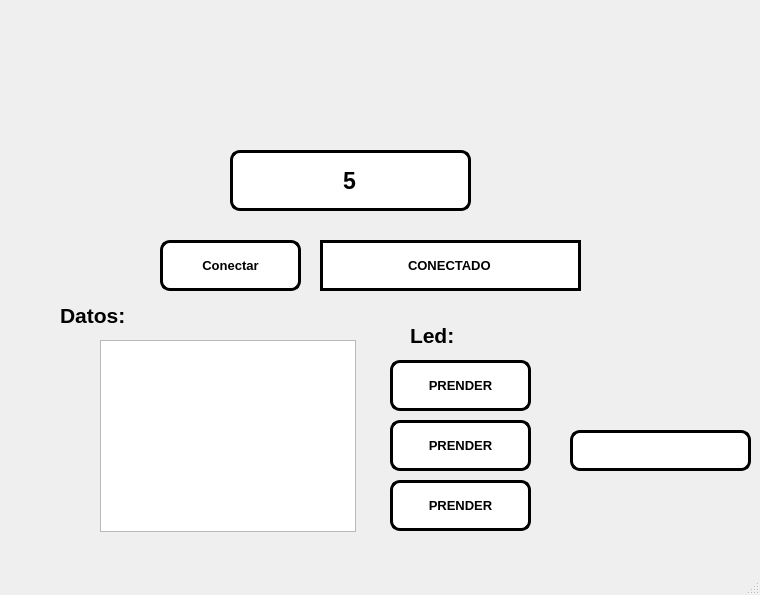
<?xml version="1.0" encoding="UTF-8"?>
<ui version="4.0">
 <class>MainWindow</class>
 <widget class="QMainWindow" name="MainWindow">
  <property name="geometry">
   <rect>
    <x>0</x>
    <y>0</y>
    <width>760</width>
    <height>595</height>
   </rect>
  </property>
  <property name="windowTitle">
   <string>MainWindow</string>
  </property>
  <widget class="QWidget" name="centralwidget">
   <widget class="QLineEdit" name="txt_temporizador">
    <property name="geometry">
     <rect>
      <x>570</x>
      <y>430</y>
      <width>181</width>
      <height>41</height>
     </rect>
    </property>
    <property name="font">
     <font>
      <pointsize>25</pointsize>
      <weight>75</weight>
      <bold>true</bold>
     </font>
    </property>
    <property name="styleSheet">
     <string notr="true">background-color: rgb(255, 255, 255);
border-radius: 10px;
border: 3px solid black</string>
    </property>
    <property name="alignment">
     <set>Qt::AlignCenter</set>
    </property>
   </widget>
   <widget class="QLabel" name="label_2">
    <property name="geometry">
     <rect>
      <x>10</x>
      <y>20</y>
      <width>151</width>
      <height>111</height>
     </rect>
    </property>
    <property name="styleSheet">
     <string notr="true"/>
    </property>
    <property name="text">
     <string/>
    </property>
    <property name="pixmap">
     <pixmap resource="../../Archivos/Recursos.qrc">:/Recursos/logo_izquierdo.png</pixmap>
    </property>
    <property name="scaledContents">
     <bool>true</bool>
    </property>
   </widget>
   <widget class="QLabel" name="label_3">
    <property name="geometry">
     <rect>
      <x>570</x>
      <y>20</y>
      <width>161</width>
      <height>111</height>
     </rect>
    </property>
    <property name="styleSheet">
     <string notr="true"/>
    </property>
    <property name="text">
     <string/>
    </property>
    <property name="pixmap">
     <pixmap resource="../../Archivos/Recursos.qrc">:/Recursos/logo_derecho.png</pixmap>
    </property>
    <property name="scaledContents">
     <bool>true</bool>
    </property>
   </widget>
   <widget class="QLabel" name="label_4">
    <property name="geometry">
     <rect>
      <x>580</x>
      <y>310</y>
      <width>161</width>
      <height>121</height>
     </rect>
    </property>
    <property name="styleSheet">
     <string notr="true"/>
    </property>
    <property name="text">
     <string/>
    </property>
    <property name="pixmap">
     <pixmap>:/Fotos/kirby buchon.jpg</pixmap>
    </property>
    <property name="scaledContents">
     <bool>true</bool>
    </property>
   </widget>
   <widget class="QPushButton" name="btn_accion">
    <property name="geometry">
     <rect>
      <x>160</x>
      <y>240</y>
      <width>141</width>
      <height>51</height>
     </rect>
    </property>
    <property name="font">
     <font>
      <pointsize>10</pointsize>
      <weight>75</weight>
      <bold>true</bold>
     </font>
    </property>
    <property name="styleSheet">
     <string notr="true">background-color: rgb(255, 255, 255);
border-radius: 10px;
border: 3px solid black</string>
    </property>
    <property name="text">
     <string>Conectar</string>
    </property>
   </widget>
   <widget class="QLineEdit" name="txt_estado">
    <property name="geometry">
     <rect>
      <x>320</x>
      <y>240</y>
      <width>261</width>
      <height>51</height>
     </rect>
    </property>
    <property name="font">
     <font>
      <pointsize>10</pointsize>
      <weight>75</weight>
      <bold>true</bold>
     </font>
    </property>
    <property name="styleSheet">
     <string notr="true">background-color: rgb(255, 255, 255);
border: 3px solid black
</string>
    </property>
    <property name="text">
     <string>CONECTADO</string>
    </property>
    <property name="alignment">
     <set>Qt::AlignCenter</set>
    </property>
   </widget>
   <widget class="QLineEdit" name="txt_com">
    <property name="geometry">
     <rect>
      <x>230</x>
      <y>150</y>
      <width>241</width>
      <height>61</height>
     </rect>
    </property>
    <property name="font">
     <font>
      <pointsize>17</pointsize>
      <weight>75</weight>
      <bold>true</bold>
     </font>
    </property>
    <property name="styleSheet">
     <string notr="true">background-color: rgb(255, 255, 255);
border-radius: 10px;
border: 3px solid black</string>
    </property>
    <property name="text">
     <string>5</string>
    </property>
    <property name="alignment">
     <set>Qt::AlignCenter</set>
    </property>
   </widget>
   <widget class="QListWidget" name="lista_datos">
    <property name="geometry">
     <rect>
      <x>100</x>
      <y>340</y>
      <width>256</width>
      <height>192</height>
     </rect>
    </property>
   </widget>
   <widget class="QLabel" name="label">
    <property name="geometry">
     <rect>
      <x>60</x>
      <y>300</y>
      <width>91</width>
      <height>31</height>
     </rect>
    </property>
    <property name="font">
     <font>
      <pointsize>16</pointsize>
      <weight>75</weight>
      <bold>true</bold>
     </font>
    </property>
    <property name="styleSheet">
     <string notr="true"/>
    </property>
    <property name="text">
     <string>Datos:</string>
    </property>
   </widget>
   <widget class="QLabel" name="label_5">
    <property name="geometry">
     <rect>
      <x>410</x>
      <y>320</y>
      <width>91</width>
      <height>31</height>
     </rect>
    </property>
    <property name="font">
     <font>
      <pointsize>16</pointsize>
      <weight>75</weight>
      <bold>true</bold>
     </font>
    </property>
    <property name="styleSheet">
     <string notr="true"/>
    </property>
    <property name="text">
     <string>Led:</string>
    </property>
   </widget>
   <widget class="QPushButton" name="btn_led0">
    <property name="geometry">
     <rect>
      <x>390</x>
      <y>360</y>
      <width>141</width>
      <height>51</height>
     </rect>
    </property>
    <property name="font">
     <font>
      <pointsize>10</pointsize>
      <weight>75</weight>
      <bold>true</bold>
     </font>
    </property>
    <property name="styleSheet">
     <string notr="true">background-color: rgb(255, 255, 255);
border-radius: 10px;
border: 3px solid black</string>
    </property>
    <property name="text">
     <string>PRENDER</string>
    </property>
   </widget>
   <widget class="QPushButton" name="btn_led1">
    <property name="geometry">
     <rect>
      <x>390</x>
      <y>420</y>
      <width>141</width>
      <height>51</height>
     </rect>
    </property>
    <property name="font">
     <font>
      <pointsize>10</pointsize>
      <weight>75</weight>
      <bold>true</bold>
     </font>
    </property>
    <property name="styleSheet">
     <string notr="true">background-color: rgb(255, 255, 255);
border-radius: 10px;
border: 3px solid black</string>
    </property>
    <property name="text">
     <string>PRENDER</string>
    </property>
   </widget>
   <widget class="QPushButton" name="btn_led2">
    <property name="geometry">
     <rect>
      <x>390</x>
      <y>480</y>
      <width>141</width>
      <height>51</height>
     </rect>
    </property>
    <property name="font">
     <font>
      <pointsize>10</pointsize>
      <weight>75</weight>
      <bold>true</bold>
     </font>
    </property>
    <property name="styleSheet">
     <string notr="true">background-color: rgb(255, 255, 255);
border-radius: 10px;
border: 3px solid black</string>
    </property>
    <property name="text">
     <string>PRENDER</string>
    </property>
   </widget>
  </widget>
  <widget class="QMenuBar" name="menubar">
   <property name="geometry">
    <rect>
     <x>0</x>
     <y>0</y>
     <width>760</width>
     <height>26</height>
    </rect>
   </property>
  </widget>
  <widget class="QStatusBar" name="statusbar"/>
 </widget>
 <resources>
  <include location="../../Archivos/Recursos.qrc"/>
  <include location="../../Archivos/Recursos.qrc"/>
 </resources>
 <connections/>
</ui>
